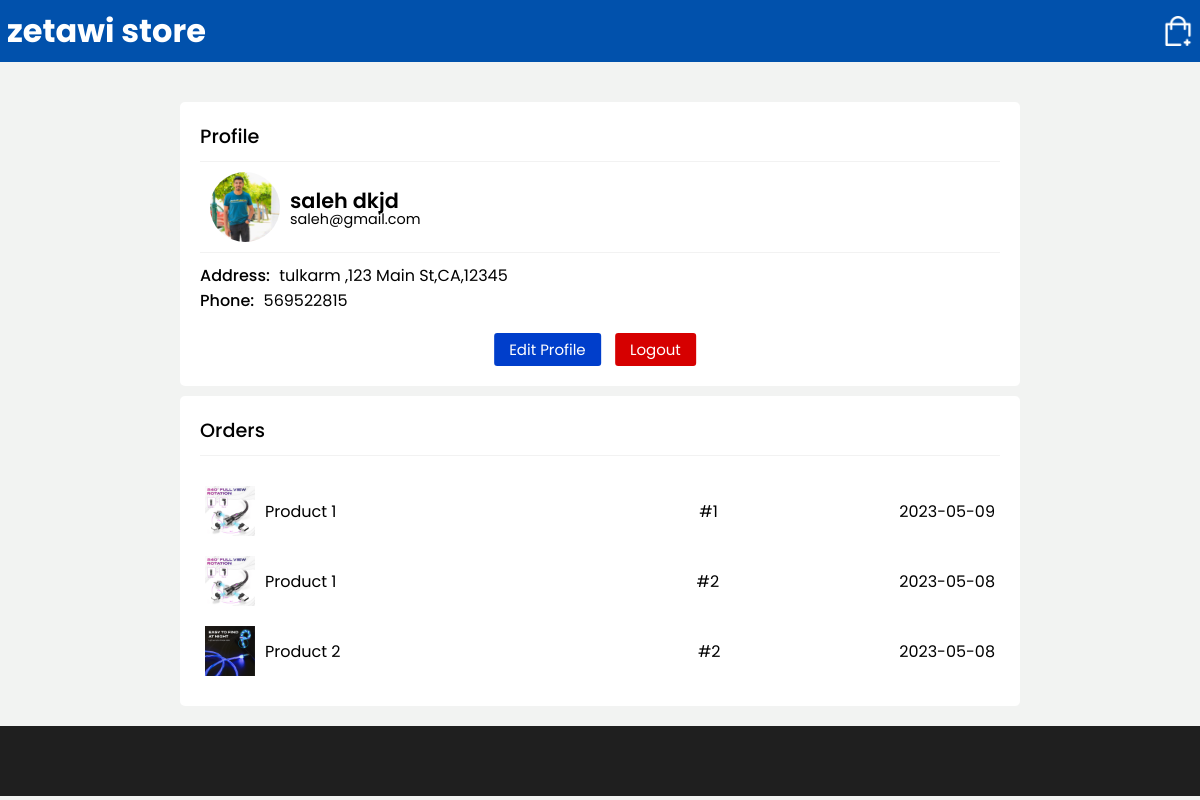
The app's page /profile.php (signed in) with its own data.
### tables this page shows
CREATE TABLE `User` (
  `id` int(11) NOT NULL,
  `username` varchar(50) NOT NULL,
  `email` varchar(255) NOT NULL,
  `password` varchar(255) NOT NULL,
  `isadmin` tinyint(1) DEFAULT 0,
  `user_imag` varchar(255) NOT NULL
);

CREATE TABLE `User_Address` (
  `id` int(11) NOT NULL,
  `user_id` int(11) NOT NULL,
  `street_address` varchar(255) NOT NULL,
  `city` varchar(50) NOT NULL,
  `state` varchar(50) NOT NULL,
  `zip_code` varchar(10) NOT NULL,
  `phone` int(11) NOT NULL
);

CREATE TABLE `Order_Items` (
  `id` int(11) NOT NULL,
  `order_id` int(11) NOT NULL,
  `product_id` int(11) NOT NULL,
  `quantity` int(11) NOT NULL,
  `price` decimal(10,2) NOT NULL
);

CREATE TABLE `Product` (
  `id` int(11) NOT NULL,
  `name` varchar(255) NOT NULL,
  `description` text NOT NULL,
  `price` decimal(10,2) NOT NULL,
  `image_url` varchar(255) NOT NULL,
  `upload_date` date NOT NULL
);

CREATE TABLE `Order_Details` (
  `id` int(11) NOT NULL,
  `user_id` int(11) NOT NULL,
  `order_date` datetime NOT NULL,
  `total_amount` decimal(10,2) NOT NULL,
  `order_status` varchar(255) NOT NULL
);

### profile.php (the view, shortened to what this page needs)
<?php
$servername = "localhost";
$username = "root";
$password = "";
$dbname = "zetawiStore";
$conn = mysqli_connect($servername, $username, $password, $dbname);
$userID = $_COOKIE['userID'];
if(isset($userID))
{
    $getUser = "select * from User where id='$userID'";
    $runUser = mysqli_query($conn, $getUser);
    $row = mysqli_fetch_array($runUser);
    $userName = $row['username'];
    $userEmail = $row['email'];
    $userImage = $row['user_imag'];
    $getUserAddress = "select * from User_Address where id='$userID'";
    $runUserAddress = mysqli_query($conn, $getUserAddress);
    $rowAddress = mysqli_fetch_array($runUserAddress);
    $userAddress = $rowAddress["city"].",".$rowAddress['street_address'].",".$rowAddress["state"].",".$rowAddress["zip_code"];
    $userPhone = $rowAddress['phone'];
    $getOrdersQuery = "SELECT Order_Items.product_id, Order_Items.order_id, Order_Details.order_date
FROM Order_Items
JOIN Order_Details ON Order_Items.order_id = Order_Details.id
";
    $runOrdersQuery = mysqli_query($conn, $getOrdersQuery);
    $ordersCount = mysqli_num_rows($runOrdersQuery);
}
else {
    echo"<script>window.open('home.php', '_self')</script>";
}
?>
    <!DOCTYPE html>
    <html lang="en">
<head>
    <link rel="stylesheet" href="styles/profile.css">
    <link rel="stylesheet" href="styles/basic.css">
</head>
<body>
<div class="wrapper">
    <div class="header-container">
        <div class="header">
            <div class="left-side">
                <h1 onclick="location.href='home.php'">zetawi store</h1>
            </div>
            <div class="right-side">
                <img id="cart" src="images/shopping-cart.png" onclick="cart()" alt="">
            </div>
        </div>
    </div>
    <div class="profile-area">
        <h1 id="title"> Profile</h1>
        <div class="section-one">
            <div class="left">
                <?php
                if(empty($userImage)) {
                    echo" <img src='images/user.png' alt=''>";
                } else {
                    echo" <img src='images/$userImage' alt=''>";
                }
                ?>
            </div>
            <div class="right">
                <?php
                echo"
                    <h1> $userName<h1>
                    <h3> $userEmail <h3>
                    ";
                ?>
            </div>
        </div>
        <div class="section-two">
            <?php
            if(empty($userAddress)) {
                echo"<p> <spin  id='left'>Address:</spin> none </p>";
            } else {
                echo"<p>  <spin  id='left'>Address:</spin> $userAddress </p>";
            }
            if(empty($userPhone)) {
                echo"<p> <spin  id='left'>Phone:</spin> none </p>";
            } else {
                echo"<p>  <spin  id='left'>Phone:</spin> $userPhone </p>";
            }
            ?>
        </div>
        <div class="button-container">
            <button id="editProfileBtn" type='button' onclick='editProfile()'> Edit Profile </button>
            <button id="logoutBtn" type='button' onclick='userLogout()'> Logout </button>
        </div>
    </div>
    <div class='orders-area'>
        <h1 id='title'> Orders</h1>
        <div class='orders'>
            <?php
            if($ordersCount > 0)
            {
                while($rowOrders = mysqli_fetch_array($runOrdersQuery)) {
                    $productID = $rowOrders['product_id'];
                    $orderID = $rowOrders['order_id'];
                    $orderDateTime = $rowOrders['order_date'];
                    $orderDateTimepieces = explode(" ", $orderDateTime);
                    $getProductQuery = "select * from Product where id='$productID'";
                    $runGetProductQuery = mysqli_query($conn, $getProductQuery);
                    $rowProduct = mysqli_fetch_array($runGetProductQuery);
                    $productName = $rowProduct['name'];
                    $productImage = $rowProduct['image_url'];
                    echo"
                        <div class='section' onclick=location.href='view-order.php?order_id=$orderID'>
                            <img src='images/$productImage'>
                            <p id='name'> $productName </p>
                            <p id='id'> #$orderID </p>
                            <p id='date'> $orderDateTimepieces[0] </p>
                        </div>
                    ";
                }
            } else {
                echo"
                    <p id='emptyOrders'> No Orders</p>
                ";
            }
            ?>
        </div>
    </div>
</div>
<div class="footer-container">
    <div class="footer">
    </div>
</div>
</body>
    </html><?php

### styles/profile.css (style rules this page uses)
* { margin: 0; padding: 0; font-family: "Poppins", sans-serif; }
body { background-color: #f2f3f2; }
.profile-area { width: 70%; border-radius: 5px; margin-left: auto; margin-right: auto; margin-top: 40px; margin-bottom: 10px; background-color: white; box-sizing: border-box; padding: 20px; }
.profile-area #title { font-weight: 500; font-size: 1.2rem; border-bottom: 1px solid #f2f2f2; padding-bottom: 10px; }
.profile-area .section-one { display: grid; grid-template-columns: min-content auto; align-items: center; padding: 10px; }
.profile-area .section-one img { display: grid; border-radius: 50%; width: 70px; height: 70px; }
.profile-area .section-one .right { margin-left: 10px; }
.profile-area .section-one h1 { font-size: 1.3rem; font-weight: 600; margin-top: -7px; }
.profile-area .section-one h3 { font-size: 0.9rem; font-weight: 400; margin-top: -7px; }
.profile-area .section-two { box-sizing: border-box; border-top: 1px solid #f2f2f2; padding-top: 10px; }
.profile-area .section-two #left { font-weight: 500; margin-right: 5px; }
.profile-area .button-container { position: relative; width: max-content; left: 50%; transform: translate(-50%, 0); }
.profile-area button { margin-top: 20px; border: none; outline: none; color: white; padding: 5px 15px; font-size: 15px; border-radius: 3px; display: inline-block; margin-right: 10px; transition: .3s; }
.profile-area #editProfileBtn { background-color: #003ecb; }
.profile-area #logoutBtn { background-color: rgb(214, 0, 0); }
.orders-area { width: 70%; border-radius: 5px; margin-left: auto; margin-right: auto; margin-bottom: 20px; background-color: white; box-sizing: border-box; padding: 20px; }
.orders-area #title { font-weight: 500; font-size: 1.2rem; border-bottom: 1px solid #f2f2f2; padding-bottom: 10px; }
.orders-area .orders { margin-top: 20px; }
.orders-area .orders .section { display: grid; grid-template-columns: 50px auto auto auto; align-items: center; padding: 10px 5px; }
.orders-area .orders .section img { width: 50px; }
.orders-area .orders .section #name { margin-left: 10px; }
.orders-area .orders .section #id { text-align: right; }
.orders-area .orders .section #date { text-align: right; }

### styles/basic.css (style rules this page uses)
* { margin: 0; padding: 0; font-family: "Poppins", sans-serif; box-sizing: border-box; }
.wrapper { width: 100%; max-width: 2000px; margin-left: auto; margin-right: auto; min-height: 500px; }
.header-container { position: sticky; top: 0; background-color: rgb(1, 81, 172); z-index: 1; }
.header { width: 100%; max-width: 1200px; margin-left: auto; margin-right: auto; display: grid; grid-template-columns: auto auto auto; color: white; padding: 7px; align-items: center; }
.header .right-side { display: flex; height: min-content; justify-self: right; }
.header .right-side img { margin-left: 20px; width: 30px; }
.footer-container { background-color: rgb(31, 31, 31); }
.footer { width: 100%; max-width: 1400px; margin-left: auto; margin-left: auto; color: white; padding-top: 30px; align-items: center; padding-bottom: 40px; }

### records on screen
user: user_imag (picture), username "saleh dkjd", email "saleh@gmail.com"
user_address: userAddress "tulkarm ,123 Main St,CA,12345", phone "569522815"
order_items: product.image_url (picture), product.name "Product 1", order "1", order.order_date "2023-05-09"
order_items: product.image_url (picture), product.name "Product 1", order "2", order.order_date "2023-05-08"
order_items: product.image_url (picture), product.name "Product 2", order "2", order.order_date "2023-05-08"
